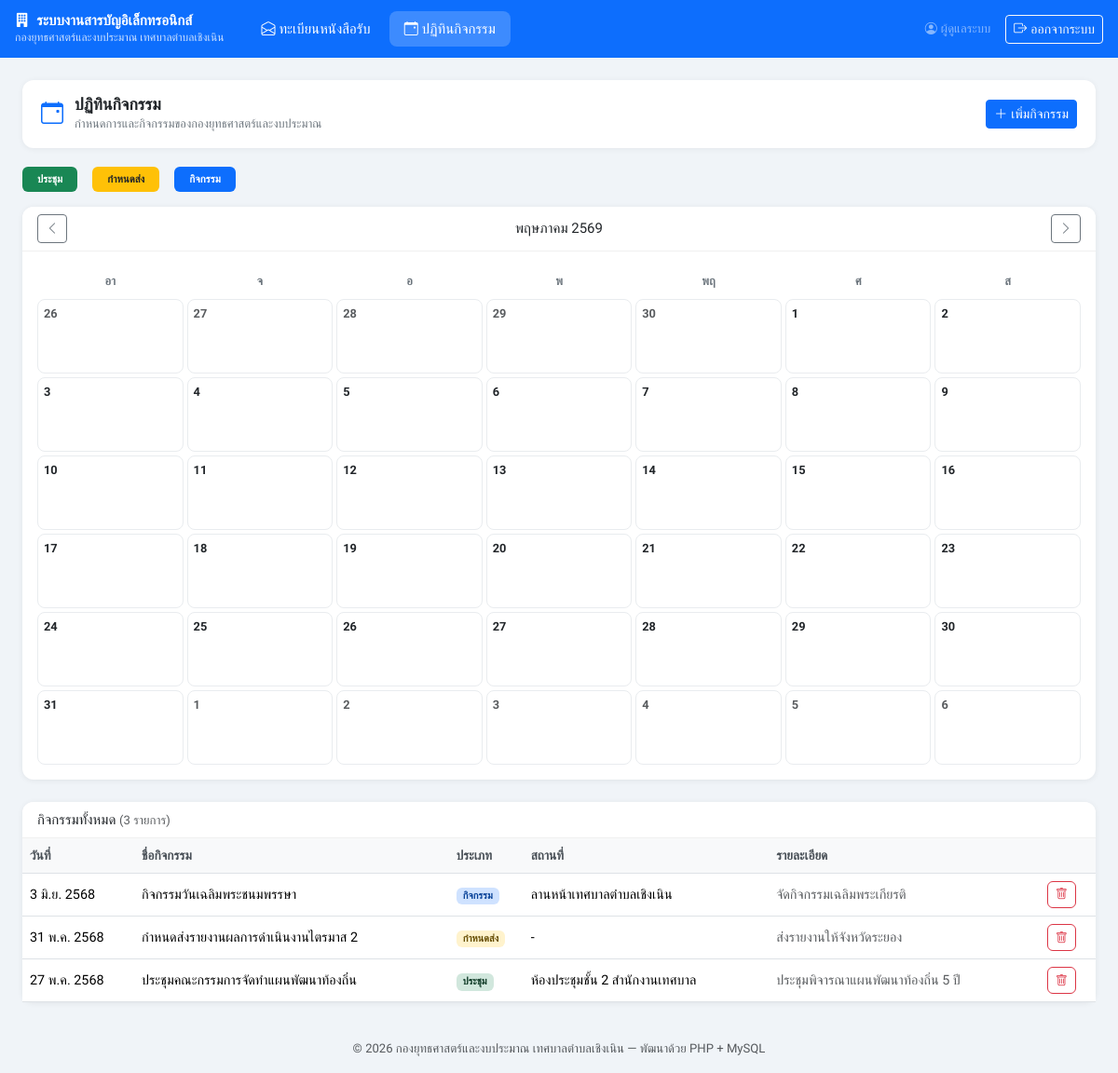
Page /events.php?y=2026&m=5 (signed in) on the committed database.
### tables this page shows
CREATE TABLE IF NOT EXISTS events (
    id INT AUTO_INCREMENT PRIMARY KEY,
    event_name VARCHAR(200) NOT NULL,
    event_date DATE NOT NULL,
    event_type ENUM('ประชุม','กำหนดส่ง','กิจกรรม') DEFAULT 'กิจกรรม',
    location VARCHAR(200),
    detail TEXT,
    created_by INT,
    created_at TIMESTAMP DEFAULT CURRENT_TIMESTAMP,
    FOREIGN KEY (created_by) REFERENCES users(id)
);

### includes/config.php (called while the page is built, shortened)
<?php
function thaiDate($date) {
    $months = ['','ม.ค.','ก.พ.','มี.ค.','เม.ย.','พ.ค.','มิ.ย.','ก.ค.','ส.ค.','ก.ย.','ต.ค.','พ.ย.','ธ.ค.'];
    $d = date_create($date);
    $day   = date_format($d, 'j');
    $month = (int) date_format($d, 'n');
    $year  = (int) date_format($d, 'Y') + 543;
    return "$day {$months[$month]} $year";
}
function sanitize($str) {
    return htmlspecialchars(trim($str), ENT_QUOTES, 'UTF-8');
}

### events.php (the view, shortened to what this page needs)
<?php
require_once 'includes/config.php';
$db = getDB();
$calYear  = (int) ($_GET['y'] ?? date('Y'));
$calMonth = (int) ($_GET['m'] ?? date('n'));
$firstDay   = mktime(0,0,0,$calMonth,1,$calYear);
$daysInMonth= date('t', $firstDay);
$startWday  = (int) date('w', $firstDay);
$allEvents = $db->query("SELECT * FROM events ORDER BY event_date DESC")->fetch_all(MYSQLI_ASSOC);
$thaiMonths = ['','มกราคม','กุมภาพันธ์','มีนาคม','เมษายน','พฤษภาคม','มิถุนายน','กรกฎาคม','สิงหาคม','กันยายน','ตุลาคม','พฤศจิกายน','ธันวาคม'];
$prevM = $calMonth-1 < 1  ? ['m'=>12,'y'=>$calYear-1] : ['m'=>$calMonth-1,'y'=>$calYear];
$nextM = $calMonth+1 > 12 ? ['m'=>1, 'y'=>$calYear+1] : ['m'=>$calMonth+1,'y'=>$calYear];
include 'includes/navbar.php';
?>
<div class="page-header">
  <i class="bi bi-calendar-event text-primary fs-4"></i>
  <div>
    <h4>ปฏิทินกิจกรรม</h4>
    <p class="sub">กำหนดการและกิจกรรมของกองยุทธศาสตร์และงบประมาณ</p>
  </div>
  <div class="ms-auto">
    <button class="btn btn-sm btn-primary" data-bs-toggle="modal" data-bs-target="#modalEvent">
      <i class="bi bi-plus-lg me-1"></i>เพิ่มกิจกรรม
    </button>
  </div>
</div>
<div class="d-flex gap-3 mb-3">
  <span class="badge bg-success px-3 py-2">ประชุม</span>
  <span class="badge bg-warning text-dark px-3 py-2">กำหนดส่ง</span>
  <span class="badge bg-primary px-3 py-2">กิจกรรม</span>
</div>
<div class="card mb-4">
  <div class="card-header d-flex align-items-center justify-content-between py-2">
    <a href="events.php?y=<?= $prevM['y'] ?>&m=<?= $prevM['m'] ?>" class="btn btn-sm btn-outline-secondary"><i class="bi bi-chevron-left"></i></a>
    <span class="fw-600"><?= $thaiMonths[$calMonth] ?> <?= $calYear+543 ?></span>
    <a href="events.php?y=<?= $nextM['y'] ?>&m=<?= $nextM['m'] ?>" class="btn btn-sm btn-outline-secondary"><i class="bi bi-chevron-right"></i></a>
  </div>
  <div class="card-body">
    <div class="cal-grid">
      <?php foreach (['อา','จ','อ','พ','พฤ','ศ','ส'] as $dn): ?>
      <div class="cal-day-name"><?= $dn ?></div>
      <?php endforeach; ?>
      <?php
      $prevDays = date('t', mktime(0,0,0,$calMonth-1,1,$calYear));
      for ($i = 0; $i < $startWday; $i++):
          $d = $prevDays - $startWday + $i + 1;
      ?>
      <div class="cal-cell other-month"><div class="cal-date text-muted"><?= $d ?></div></div>
      <?php endfor; ?>
      <?php for ($d = 1; $d <= $daysInMonth; $d++):
          $dateStr  = sprintf('%04d-%02d-%02d', $calYear, $calMonth, $d);
          $isToday  = ($dateStr === date('Y-m-d'));
      ?>
      <div class="cal-cell <?= $isToday ? 'today' : '' ?>">
        <div class="cal-date <?= $isToday ? 'text-primary' : '' ?>"><?= $d ?></div>
      </div>
      <?php endfor; ?>
      <?php
      $cells = $startWday + $daysInMonth;
      $remain = $cells % 7 ? 7 - ($cells % 7) : 0;
      for ($i = 1; $i <= $remain; $i++): ?>
      <div class="cal-cell other-month"><div class="cal-date text-muted"><?= $i ?></div></div>
      <?php endfor; ?>
    </div>
  </div>
</div>
<div class="card">
  <div class="card-header py-2">
    <span class="fw-600">กิจกรรมทั้งหมด <span class="text-muted small">(<?= count($allEvents) ?> รายการ)</span></span>
  </div>
  <div class="card-body p-0">
    <div class="table-responsive">
      <table class="table table-hover mb-0">
        <thead>
          <tr>
            <th style="width:120px">วันที่</th>
            <th>ชื่อกิจกรรม</th>
            <th style="width:80px">ประเภท</th>
            <th>สถานที่</th>
            <th>รายละเอียด</th>
            <th style="width:60px"></th>
          </tr>
        </thead>
        <tbody>
          <?php if (empty($allEvents)): ?>
          <tr><td colspan="6" class="text-center text-muted py-4"><i class="bi bi-calendar-x fs-4 d-block mb-1"></i>ไม่มีกิจกรรม</td></tr>
          <?php else: ?>
          <?php foreach ($allEvents as $e): ?>
          <tr>
            <td><?= thaiDate($e['event_date']) ?></td>
            <td class="fw-500"><?= sanitize($e['event_name']) ?></td>
            <td><span class="badge badge-<?= $e['event_type'] ?>"><?= $e['event_type'] ?></span></td>
            <td><?= sanitize($e['location'] ?: '-') ?></td>
            <td class="text-muted small"><?= sanitize($e['detail'] ?: '-') ?></td>
            <td>
              <form method="POST" onsubmit="return confirm('ยืนยันการลบ?')">
                <button class="btn btn-outline-danger btn-action"><i class="bi bi-trash"></i></button>
              </form>
            </td>
          </tr>
          <?php endforeach; ?>
          <?php endif; ?>
        </tbody>
      </table>
    </div>
  </div>
</div>
<?php include 'includes/footer.php'; ?>

### includes/navbar.php (style rules this page uses)
body { font-family: 'Sarabun', sans-serif; background: #f0f4f8; font-size: 15px; }
.card { border: none; border-radius: 12px; box-shadow: 0 1px 6px rgba(0,0,0,.07); }
.card-header { background: #fff; border-bottom: 1px solid #f0f0f0; border-radius: 12px 12px 0 0 !important; }
.table th { font-weight: 600; font-size: .85rem; background: #f8f9fa; color: #495057; }
.table td { vertical-align: middle; font-size: .9rem; }
.badge-ประชุม { background: #d1e7dd; color: #0a3622; }
.badge-กำหนดส่ง { background: #fff3cd; color: #664d03; }
.badge-กิจกรรม { background: #cfe2ff; color: #084298; }
.btn-action { padding: .25rem .5rem; font-size: .8rem; }
.cal-grid { display: grid; grid-template-columns: repeat(7, 1fr); gap: 4px; }
.cal-day-name { text-align: center; font-weight: 600; font-size: .8rem; color: #6c757d; padding: 6px 0; }
.cal-cell { min-height: 80px; border: 1px solid #e9ecef; border-radius: 8px; padding: 5px 6px; background: #fff; cursor: pointer; transition: border-color .15s; }
.cal-cell.other-month .cal-date { color: #ced4da; }
.cal-date { font-size: .8rem; font-weight: 600; margin-bottom: 2px; }
.page-header { background: #fff; border-radius: 12px; padding: 1rem 1.25rem; margin-bottom: 1.25rem; box-shadow: 0 1px 6px rgba(0,0,0,.06); display: flex; align-items: center; gap: .75rem; }
.page-header h4 { margin: 0; font-weight: 700; font-size: 1.1rem; }
.page-header .sub { font-size: .8rem; color: #6c757d; margin: 0; }

### rows in the picture
events: event_date "3 มิ.ย. 2568", event_name "กิจกรรมวันเฉลิมพระชนมพรรษา", event_type "กิจกรรม", location "ลานหน้าเทศบาลตำบลเชิงเนิน", detail "จัดกิจกรรมเฉลิมพระเกียรติ"
events: event_date "31 พ.ค. 2568", event_name "กำหนดส่งรายงานผลการดำเนินงานไตรมาส 2", event_type "กำหนดส่ง", location "-", detail "ส่งรายงานให้จังหวัดระยอง"
events: event_date "27 พ.ค. 2568", event_name "ประชุมคณะกรรมการจัดทำแผนพัฒนาท้องถิ่น", event_type "ประชุม", location "ห้องประชุมชั้น 2 สำนักงานเทศบาล", detail "ประชุมพิจารณาแผนพัฒนาท้องถิ่น 5 ปี"

### other values in the picture
SITE_NAME "ระบบงานสารบัญอิเล็กทรอนิกส์"
ORG_NAME "กองยุทธศาสตร์และงบประมาณ เทศบาลตำบลเชิงเนิน"
currentUser()['full_name'] "ผู้ดูแลระบบ"
$thaiMonths[$calMonth] "พฤษภาคม"
$dn "อา"
$dn "จ"
$dn "อ"
$dn "พ"
$dn "พฤ"
$dn "ศ"
$dn "ส"
$d "26"
$d "27"
$d "28"
$d "29"
